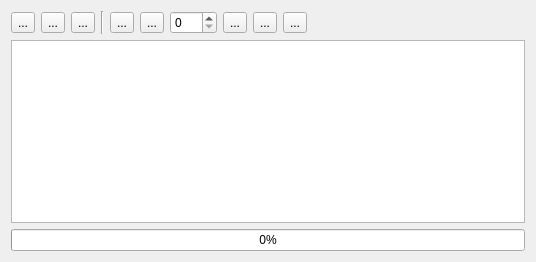
<?xml version="1.0" encoding="UTF-8"?>
<ui version="4.0">
 <class>PicoCWidget</class>
 <widget class="QWidget" name="PicoCWidget">
  <property name="geometry">
   <rect>
    <x>0</x>
    <y>0</y>
    <width>536</width>
    <height>262</height>
   </rect>
  </property>
  <property name="windowTitle">
   <string>PicoC</string>
  </property>
  <property name="windowIcon">
   <iconset resource="../coreplugin/core.qrc">
    <normaloff>:/core/images/taulabs_logo_64.png</normaloff>:/core/images/taulabs_logo_64.png</iconset>
  </property>
  <layout class="QVBoxLayout" name="verticalLayout">
   <item>
    <layout class="QHBoxLayout" name="horizontalLayout">
     <item>
      <widget class="QToolButton" name="tbNewFile">
       <property name="toolTip">
        <string>New file</string>
       </property>
       <property name="text">
        <string>...</string>
       </property>
       <property name="icon">
        <iconset resource="picoc.qrc">
         <normaloff>:/picoc/images/new archive.png</normaloff>:/picoc/images/new archive.png</iconset>
       </property>
       <property name="iconSize">
        <size>
         <width>32</width>
         <height>32</height>
        </size>
       </property>
      </widget>
     </item>
     <item>
      <widget class="QToolButton" name="tbLoadFromFile">
       <property name="toolTip">
        <string>Read from file</string>
       </property>
       <property name="text">
        <string>...</string>
       </property>
       <property name="icon">
        <iconset resource="picoc.qrc">
         <normaloff>:/picoc/images/unarchive.png</normaloff>:/picoc/images/unarchive.png</iconset>
       </property>
       <property name="iconSize">
        <size>
         <width>32</width>
         <height>32</height>
        </size>
       </property>
      </widget>
     </item>
     <item>
      <widget class="QToolButton" name="tbSaveToFile">
       <property name="toolTip">
        <string>Save to file</string>
       </property>
       <property name="text">
        <string>...</string>
       </property>
       <property name="icon">
        <iconset resource="picoc.qrc">
         <normaloff>:/picoc/images/Ekisho Deep Ocean HD1.png</normaloff>:/picoc/images/Ekisho Deep Ocean HD1.png</iconset>
       </property>
       <property name="iconSize">
        <size>
         <width>32</width>
         <height>32</height>
        </size>
       </property>
      </widget>
     </item>
     <item>
      <widget class="Line" name="line">
       <property name="orientation">
        <enum>Qt::Vertical</enum>
       </property>
      </widget>
     </item>
     <item>
      <widget class="QToolButton" name="tbFetchFromUAV">
       <property name="toolTip">
        <string>Fetch from UAV</string>
       </property>
       <property name="text">
        <string>...</string>
       </property>
       <property name="icon">
        <iconset resource="picoc.qrc">
         <normaloff>:/picoc/images/down_alt.png</normaloff>:/picoc/images/down_alt.png</iconset>
       </property>
       <property name="iconSize">
        <size>
         <width>32</width>
         <height>32</height>
        </size>
       </property>
      </widget>
     </item>
     <item>
      <widget class="QToolButton" name="tbSendToUAV">
       <property name="toolTip">
        <string>Send to UAV</string>
       </property>
       <property name="text">
        <string>...</string>
       </property>
       <property name="icon">
        <iconset resource="picoc.qrc">
         <normaloff>:/picoc/images/up_alt.png</normaloff>:/picoc/images/up_alt.png</iconset>
       </property>
       <property name="iconSize">
        <size>
         <width>32</width>
         <height>32</height>
        </size>
       </property>
      </widget>
     </item>
     <item>
      <widget class="QSpinBox" name="sbFileID">
       <property name="toolTip">
        <string>FileID</string>
       </property>
       <property name="maximum">
        <number>255</number>
       </property>
      </widget>
     </item>
     <item>
      <widget class="QToolButton" name="tbFetchFromUAVROM">
       <property name="toolTip">
        <string>Fetch from UAV ROM</string>
       </property>
       <property name="text">
        <string>...</string>
       </property>
       <property name="icon">
        <iconset resource="picoc.qrc">
         <normaloff>:/picoc/images/down_rom.png</normaloff>:/picoc/images/down_rom.png</iconset>
       </property>
       <property name="iconSize">
        <size>
         <width>32</width>
         <height>32</height>
        </size>
       </property>
      </widget>
     </item>
     <item>
      <widget class="QToolButton" name="tbSendToUAVROM">
       <property name="toolTip">
        <string>Send to UAV ROM</string>
       </property>
       <property name="text">
        <string>...</string>
       </property>
       <property name="icon">
        <iconset resource="picoc.qrc">
         <normaloff>:/picoc/images/up_rom.png</normaloff>:/picoc/images/up_rom.png</iconset>
       </property>
       <property name="iconSize">
        <size>
         <width>32</width>
         <height>32</height>
        </size>
       </property>
      </widget>
     </item>
     <item>
      <widget class="QToolButton" name="tbEraseFromUAVROM">
       <property name="toolTip">
        <string>Erase from UAV ROM</string>
       </property>
       <property name="text">
        <string>...</string>
       </property>
       <property name="icon">
        <iconset resource="picoc.qrc">
         <normaloff>:/picoc/images/trash.png</normaloff>:/picoc/images/trash.png</iconset>
       </property>
       <property name="iconSize">
        <size>
         <width>32</width>
         <height>32</height>
        </size>
       </property>
      </widget>
     </item>
     <item>
      <spacer name="horizontalSpacer">
       <property name="orientation">
        <enum>Qt::Horizontal</enum>
       </property>
       <property name="sizeHint" stdset="0">
        <size>
         <width>40</width>
         <height>20</height>
        </size>
       </property>
      </spacer>
     </item>
    </layout>
   </item>
   <item>
    <widget class="QPlainTextEdit" name="ptEditor">
     <property name="font">
      <font>
       <family>Courier</family>
      </font>
     </property>
     <property name="plainText">
      <string/>
     </property>
    </widget>
   </item>
   <item>
    <widget class="QProgressBar" name="pbPercent">
     <property name="value">
      <number>0</number>
     </property>
    </widget>
   </item>
  </layout>
 </widget>
 <resources>
  <include location="picoc.qrc"/>
  <include location="../coreplugin/core.qrc"/>
 </resources>
 <connections/>
</ui>
